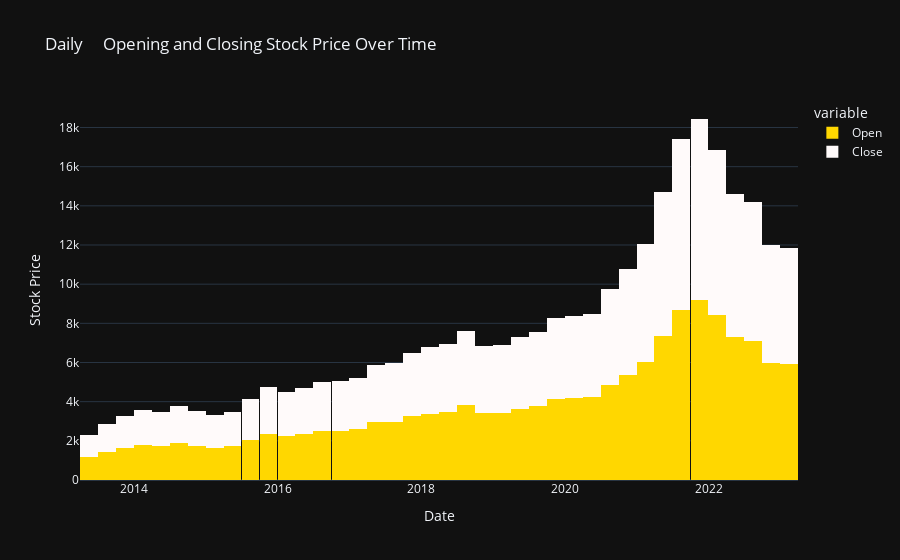
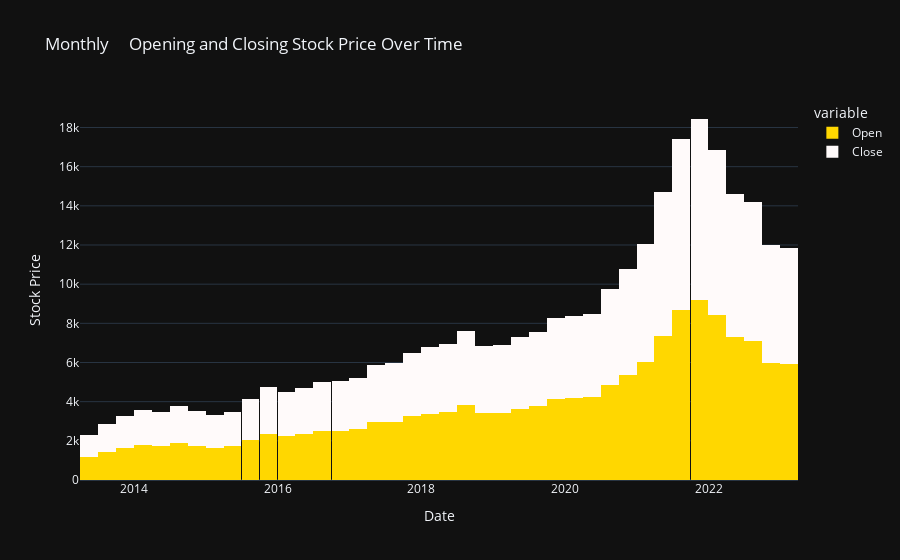
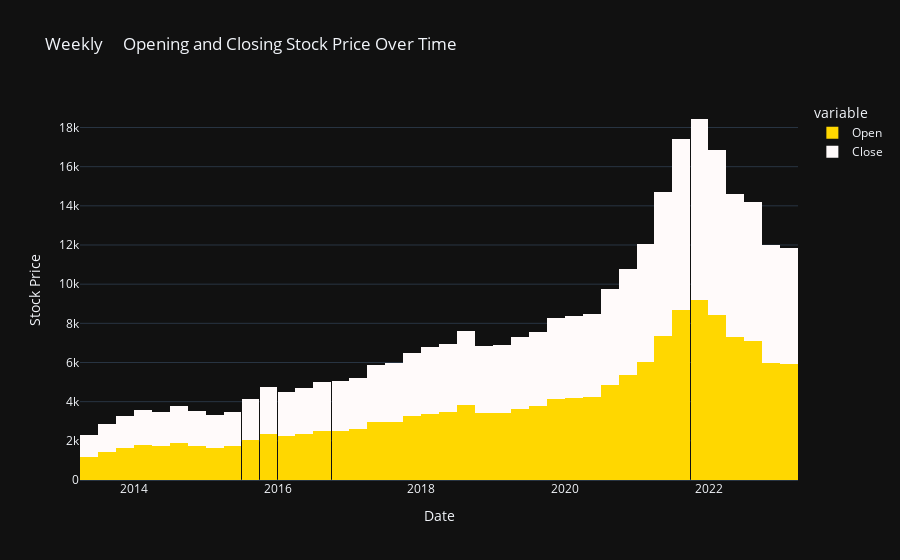

The code cell stored with these charts, in order, in its notebook:
### Code cell
print('PLOTS OF OPENING AND CLOSING PRICE')
print('\n\n\n')
price(df1,'Daily')
print('\n\n\n')
price(df1,'Monthly')
print('\n\n\n')
price(df1,'Weekly')
print('\n\n\n')

### Figure 1 — Plotly figure (JSON) as saved in the notebook; plotly's stock layout.template omitted (floating-point values rounded to 4 significant figures; data arrays with more than 128 entries replaced by an {"elided": "..."} marker saying what was removed)
{"data": [{"alignmentgroup": "True", "bingroup": "x", "histfunc": "sum", "hovertemplate": "variable=Open<br>Date=%{x}<br>sum of value=%{y}<extra></extra>", "legendgroup": "Open", "marker": {"color": "gold", "pattern": {"shape": ""}}, "name": "Open", "offsetgroup": "Open", "orientation": "v", "showlegend": true, "type": "histogram", "x": {"elided": "2510 str values"}, "xaxis": "x", "y": {"elided": "2510 float values"}, "yaxis": "y"}, {"alignmentgroup": "True", "bingroup": "x", "histfunc": "sum", "hovertemplate": "variable=Close<br>Date=%{x}<br>sum of value=%{y}<extra></extra>", "legendgroup": "Close", "marker": {"color": "snow", "pattern": {"shape": ""}}, "name": "Close", "offsetgroup": "Close", "orientation": "v", "showlegend": true, "type": "histogram", "x": {"elided": "2510 str values"}, "xaxis": "x", "y": {"elided": "2510 float values"}, "yaxis": "y"}], "layout": {"autosize": true, "barmode": "relative", "legend": {"title": {"text": "variable"}, "tracegroupgap": 0}, "title": {"text": "Daily     Opening and Closing Stock Price Over Time"}, "xaxis": {"anchor": "y", "autorange": true, "domain": [0, 1], "range": ["2013-03-31 18:00", "2023-03-31 18:00"], "title": {"text": "Date"}, "type": "date"}, "yaxis": {"anchor": "x", "autorange": true, "domain": [0, 1], "range": [0, 19400.0], "title": {"text": "Stock Price"}, "type": "linear"}}}

### Figure 2 — Plotly figure (JSON) as saved in the notebook; plotly's stock layout.template omitted (floating-point values rounded to 4 significant figures; data arrays with more than 128 entries replaced by an {"elided": "..."} marker saying what was removed)
{"data": [{"alignmentgroup": "True", "bingroup": "x", "histfunc": "sum", "hovertemplate": "variable=Open<br>Date=%{x}<br>sum of value=%{y}<extra></extra>", "legendgroup": "Open", "marker": {"color": "gold", "pattern": {"shape": ""}}, "name": "Open", "offsetgroup": "Open", "orientation": "v", "showlegend": true, "type": "histogram", "x": {"elided": "2510 str values"}, "xaxis": "x", "y": {"elided": "2510 float values"}, "yaxis": "y"}, {"alignmentgroup": "True", "bingroup": "x", "histfunc": "sum", "hovertemplate": "variable=Close<br>Date=%{x}<br>sum of value=%{y}<extra></extra>", "legendgroup": "Close", "marker": {"color": "snow", "pattern": {"shape": ""}}, "name": "Close", "offsetgroup": "Close", "orientation": "v", "showlegend": true, "type": "histogram", "x": {"elided": "2510 str values"}, "xaxis": "x", "y": {"elided": "2510 float values"}, "yaxis": "y"}], "layout": {"autosize": true, "barmode": "relative", "legend": {"title": {"text": "variable"}, "tracegroupgap": 0}, "title": {"text": "Monthly     Opening and Closing Stock Price Over Time"}, "xaxis": {"anchor": "y", "autorange": true, "domain": [0, 1], "range": ["2013-03-31 18:00", "2023-03-31 18:00"], "title": {"text": "Date"}, "type": "date"}, "yaxis": {"anchor": "x", "autorange": true, "domain": [0, 1], "range": [0, 19400.0], "title": {"text": "Stock Price"}, "type": "linear"}}}

### Figure 3 — Plotly figure (JSON) as saved in the notebook; plotly's stock layout.template omitted (floating-point values rounded to 4 significant figures; data arrays with more than 128 entries replaced by an {"elided": "..."} marker saying what was removed)
{"data": [{"alignmentgroup": "True", "bingroup": "x", "histfunc": "sum", "hovertemplate": "variable=Open<br>Date=%{x}<br>sum of value=%{y}<extra></extra>", "legendgroup": "Open", "marker": {"color": "gold", "pattern": {"shape": ""}}, "name": "Open", "offsetgroup": "Open", "orientation": "v", "showlegend": true, "type": "histogram", "x": {"elided": "2510 str values"}, "xaxis": "x", "y": {"elided": "2510 float values"}, "yaxis": "y"}, {"alignmentgroup": "True", "bingroup": "x", "histfunc": "sum", "hovertemplate": "variable=Close<br>Date=%{x}<br>sum of value=%{y}<extra></extra>", "legendgroup": "Close", "marker": {"color": "snow", "pattern": {"shape": ""}}, "name": "Close", "offsetgroup": "Close", "orientation": "v", "showlegend": true, "type": "histogram", "x": {"elided": "2510 str values"}, "xaxis": "x", "y": {"elided": "2510 float values"}, "yaxis": "y"}], "layout": {"autosize": true, "barmode": "relative", "legend": {"title": {"text": "variable"}, "tracegroupgap": 0}, "title": {"text": "Weekly     Opening and Closing Stock Price Over Time"}, "xaxis": {"anchor": "y", "autorange": true, "domain": [0, 1], "range": ["2013-03-31 18:00", "2023-03-31 18:00"], "title": {"text": "Date"}, "type": "date"}, "yaxis": {"anchor": "x", "autorange": true, "domain": [0, 1], "range": [0, 19400.0], "title": {"text": "Stock Price"}, "type": "linear"}}}
